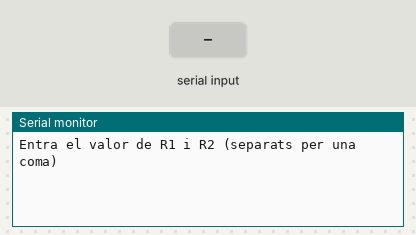
Bench run of a sketch on a simulated Arduino Uno, built with avr-gcc and run on an emulated ATmega328P. Parts: the last lines printed to the serial monitor. The test bench sets the inputs (shaded band).

Above: at 1.2 s.
1.3 s: "90,45\n" received over Serial
At 1.9 s:
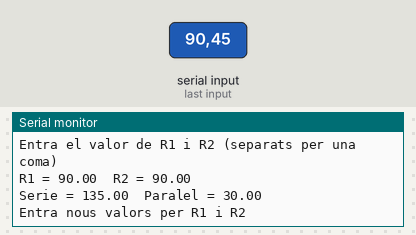
2.8 s: "5\n" received over Serial
At 3.2 s:
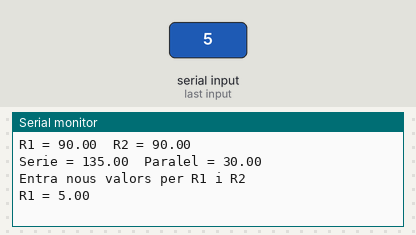

The sketch:

Exercici_1.ino
```cpp
 /*************************************************************************
 **                                                                      **
 **                 Descripció programa                                  **
 **                                                                      **
 *************************************************************************/

 //******  Includes  ******************************************************


 //******  Variables  *****************************************************

float r1, r2;
float rSerie, rParalel;

 //*******  Setup  ********************************************************
  void setup()
 {
  Serial.begin(9600);
  Serial.println("Entra el valor de R1 i R2 (separats per una coma)");
 }
 //******  Loop  **********************************************************
 void loop ()
 {
    while (Serial.available() > 0)
    {
    r1 = Serial.parseInt();
    Serial.print("R1 = ");
    Serial.print(r1);

    r2 = Serial.parseInt();
    Serial.print("  R2 = ");
    Serial.println(r1);

    if (Serial.read() == '\n') {
      rSerie = r1 + r2;
      rParalel = 1/((1/r1)+(1/r2));
    }
    Serial.print("Serie = ");
    Serial.print(rSerie);
    Serial.print("  Paralel = ");
    Serial.println(rParalel);

    Serial.println("");
    Serial.println("Entra nous valors per R1 i R2");
    Serial.println("");
   }
 }
```

Measured:
- after the input at 1.3 s, the serial monitor: prints a new line at once (image 1)
- after the input at 2.8 s, the serial monitor: prints a new line at once (image 2)
